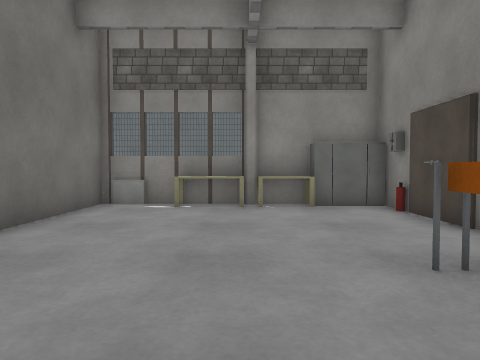
view 1 (above)

17 first-person views from a walk through a world built for the Webots simulator. The camera is 0.9 m above the floor, tilts 2° down and sees 70° across. Doors are drawn as open doorways. The floor is counted in squares, 1 m on a side. Each view is taken from the middle of a square. On the plan, view 1 faces up. The plan holds only what a view shows up to about 12 squares ahead; the rest is blank. The robots in the file are not drawn. Webots' stock objects and surfaces are drawn as simple stand-ins.

view 2
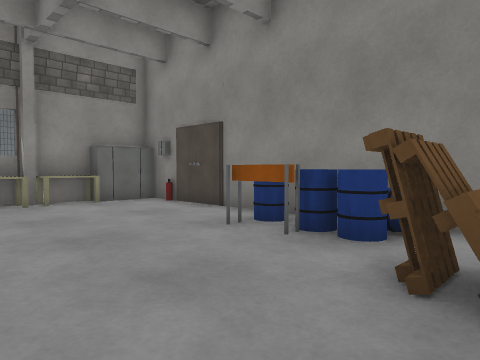

view 3
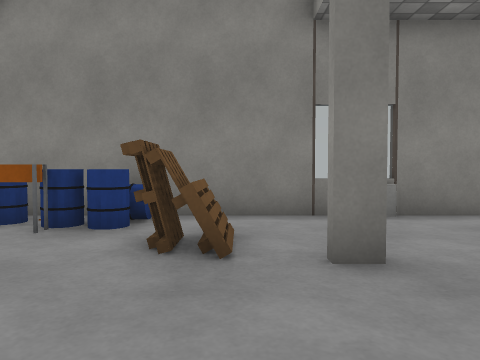

view 4
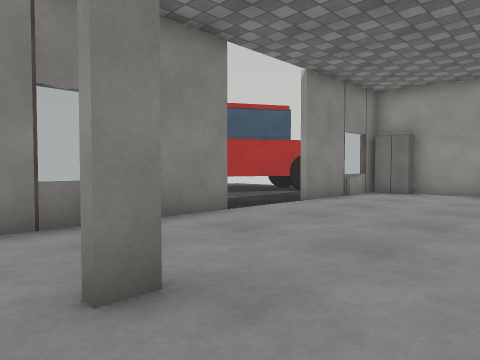

view 5
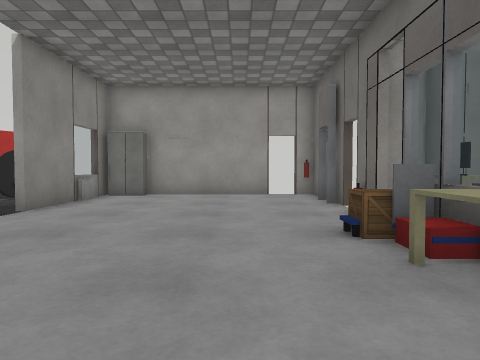

view 6
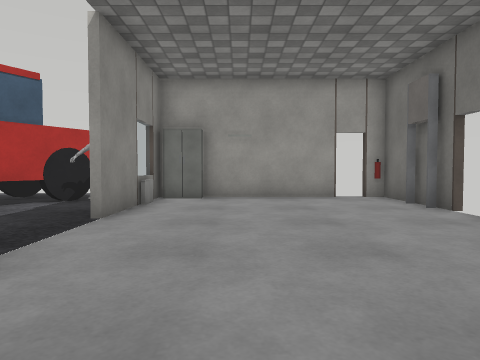

view 7
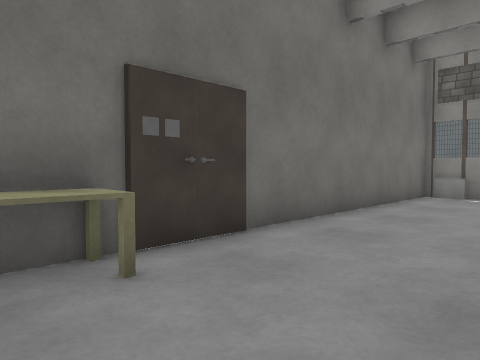

view 8
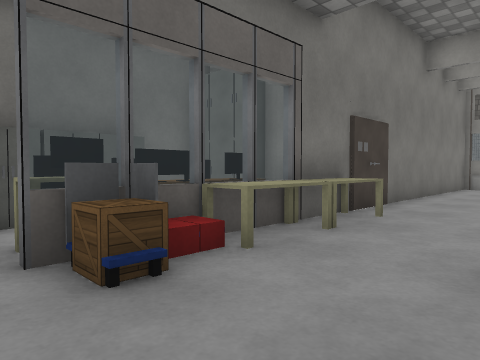

view 9
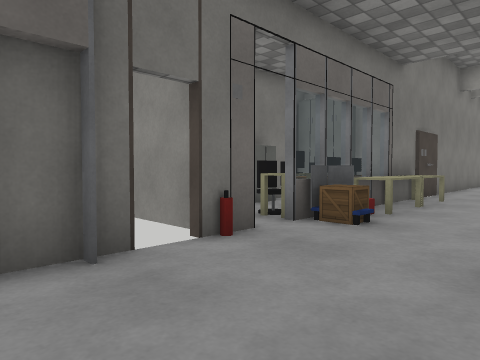

view 10
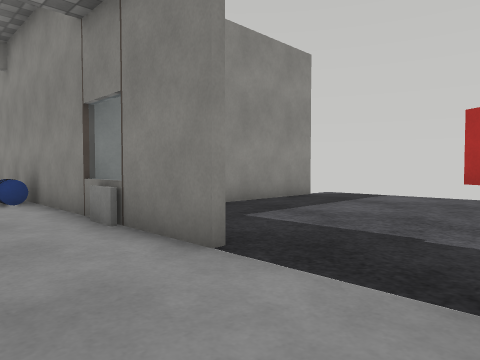

view 11
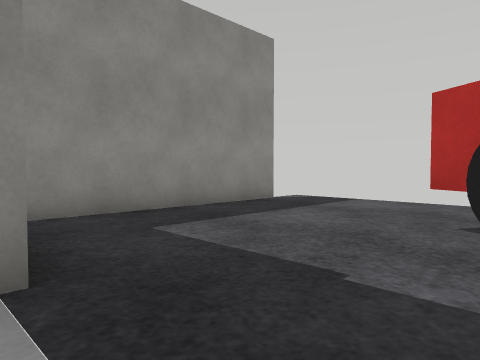

view 12
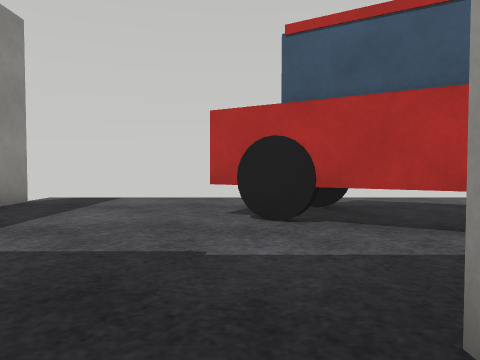

view 13
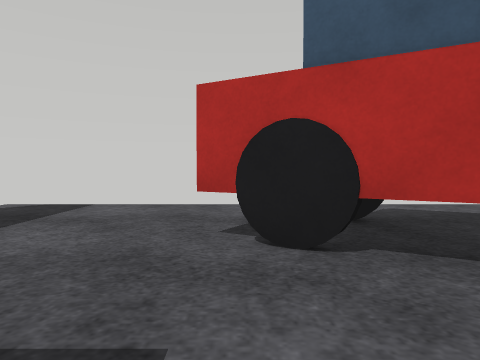

view 14
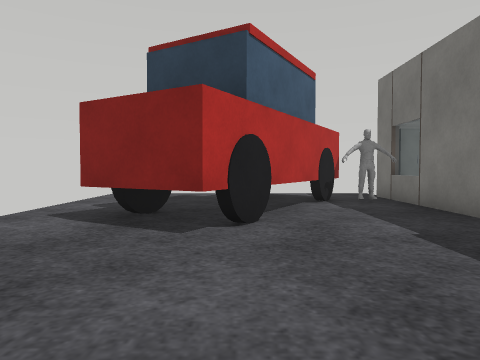

view 15
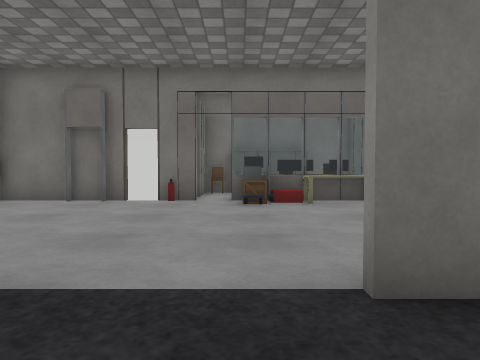

view 16
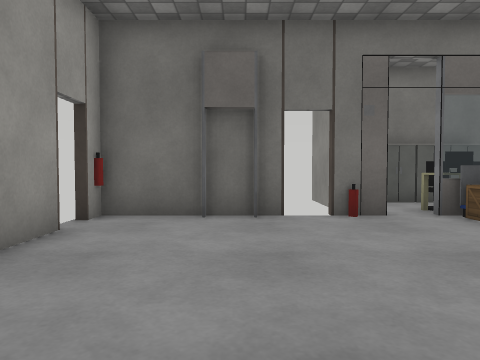

view 17
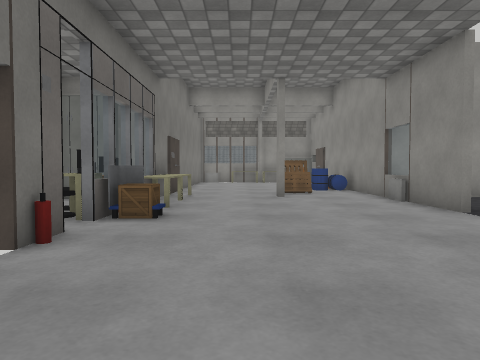

### Floor plan
Key: @ floor where view 1 was taken; # wall or solid block; x gap in a wall; . floor; D open door; = window, fence, low wall or low ledge; P grey panel; R radiator; L pole; T table; C cabinet; E fire extinguisher; A door leaf; B barrier; F barrel; G pallet; S plastic crate; H cart; K black box; U truck; M monitor; I office chair; O other object.
Columns run from 6 left of view 1 to 12 right of it. Each row starts with its distance up from view 1.
 10   #PPPP
  9   #RPPLP###
  8   #..TLTCC#
  7   #.....E.#
  6   #......A#
  5   #.......#
  4   #.......#
  3   #.....FF#
  2   #.....B #
  1   #.....FF#
  0   #A..@G..#
 -1   #....G..#
 -2  ##T..L...#######x
 -3 CC T......=........
 -4 #OMT.....R#........
 -5 COMS......#........
 -6 COMHS.....#........
 -7 CITHK..............
 -8 OC#K..........UU...
 -9 ###E......#...UUU..
-10   DD......#..UUUU..
-11   #D......#..U  ...
-12   ##.....R=OU   ...
-13   #......C#UU U....
-14   #ED#####.. U.....
-15              ....

Where each view was taken, in squares from view 1:
view 1: 0 up, 0 right, facing up
view 2: 1 down, 2 left, facing up-right
view 3: 1 down, 3 left, facing right
view 4: 1 down, 2 left, facing down-right
view 5: 2 down, 1 left, facing down
view 6: 3 down, 1 right, facing down
view 7: 3 down, 0 right, facing up-left
view 8: 8 down, 0 right, facing up-left
view 9: 12 down, 0 right, facing up-left
view 10: 9 down, 1 right, facing up-right
view 11: 9 down, 3 right, facing up-right
view 12: 8 down, 2 right, facing right
view 13: 8 down, 4 right, facing right
view 14: 3 down, 8 right, facing down
view 15: 7 down, 6 right, facing left
view 16: 11 down, 3 right, facing left
view 17: 13 down, 1 left, facing up
